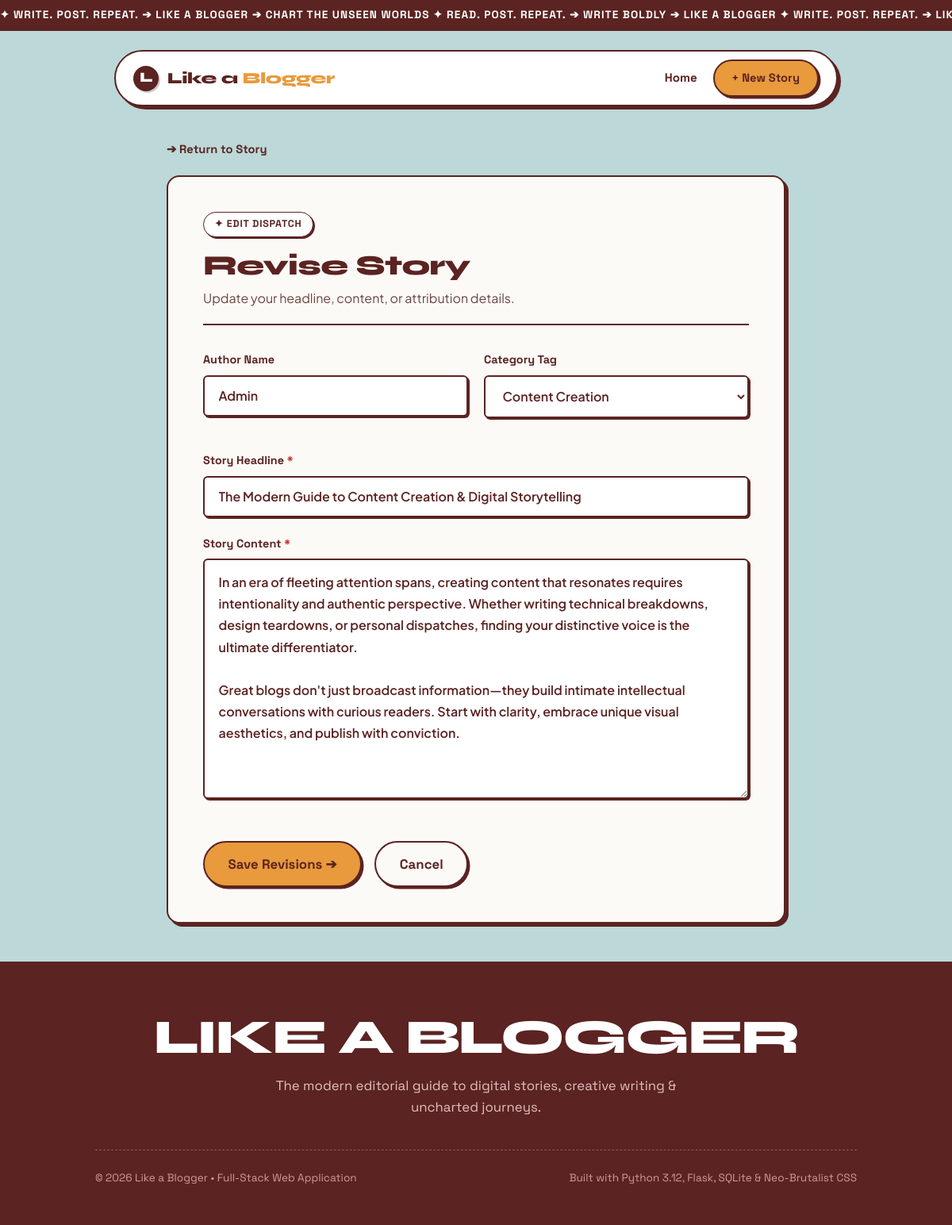
The app's page /post/61/edit with its own data.
### tables this page shows
CREATE TABLE posts (
                id INTEGER PRIMARY KEY AUTOINCREMENT,
                title TEXT NOT NULL,
                content TEXT NOT NULL,
                created_at TIMESTAMP NOT NULL DEFAULT CURRENT_TIMESTAMP,
                updated_at TIMESTAMP
            , author TEXT DEFAULT 'Valley Resident', tag TEXT DEFAULT 'General', views INTEGER DEFAULT 1, likes INTEGER DEFAULT 0);

### app.py (the view, shortened to what this page needs)
@app.route('/post/<int:post_id>/edit', methods=('GET', 'POST'))
def edit(post_id):
    post = database.get_post(post_id)
    if post is None:
        abort(404)
    return render_template('edit.html', post=post)

### database.py (called while the page is built)
def get_db_connection():
    conn = sqlite3.connect(DATABASE_PATH)
    conn.row_factory = sqlite3.Row
    return conn

def get_post(post_id, increment_views=False):
    conn = get_db_connection()
    if increment_views:
        conn.execute('UPDATE posts SET views = views + 1 WHERE id = ?', (post_id,))
        conn.commit()
    post = conn.execute(
        'SELECT * FROM posts WHERE id = ?', (post_id,)
    ).fetchone()
    conn.close()
    return post

### templates/edit.html (shortened to what this page needs)
{% extends 'base.html' %}
{% block content %}
<div class="form-page-wrapper">
    <div class="breadcrumb-bar">
        <a href="{{ url_for('post_detail', post_id=post['id']) }}" class="back-link">➔ Return to Story</a>
    </div>
    <div class="zine-form-card">
        <div class="form-title-group">
            <span class="eyebrow-pill">✦ EDIT DISPATCH</span>
            <h1 class="form-main-heading">Revise Story</h1>
            <p class="form-desc">Update your headline, content, or attribution details.</p>
        </div>
        <form method="POST" action="{{ url_for('edit', post_id=post['id']) }}" class="zine-form">
            <div class="form-row-dual">
                <div class="form-field-group">
                    <label for="author" class="field-label">Author Name</label>
                    <input
                        type="text"
                        id="author"
                        name="author"
                        class="zine-input"
                        value="{{ request.form['author'] if request.form['author'] else post['author'] }}"
                    >
                </div>
                <div class="form-field-group">
                    <label for="tag" class="field-label">Category Tag</label>
                    <select id="tag" name="tag" class="zine-input zine-select">
                        {% set current_tag = request.form['tag'] if request.form['tag'] else post['tag'] %}
                        <option value="Content Creation" {% if current_tag == 'Content Creation' %}selected{% endif %}>Content Creation</option>
                    </select>
                </div>
            </div>
            <div class="form-field-group">
                <label for="title" class="field-label">Story Headline <span class="required-star">*</span></label>
                <input
                    type="text"
                    id="title"
                    name="title"
                    class="zine-input"
                    value="{{ request.form['title'] if request.form['title'] else post['title'] }}"
                    required
                    autofocus
                >
            </div>
            <div class="form-field-group">
                <label for="content" class="field-label">Story Content <span class="required-star">*</span></label>
                <textarea
                    id="content"
                    name="content"
                    class="zine-textarea"
                    rows="10"
                    required
                >{{ request.form['content'] if request.form['content'] else post['content'] }}</textarea>
            </div>
            <div class="form-actions-bar">
                <button type="submit" class="btn btn-mustard btn-lg">Save Revisions ➔</button>
                <a href="{{ url_for('post_detail', post_id=post['id']) }}" class="btn btn-subtle btn-lg">Cancel</a>
            </div>
        </form>
    </div>
</div>
{% endblock %}

### static/style.css (style rules this page uses)
:root { --bg-page: #bcd8d8; --bg-card: #fcfaf7; --oxblood: #5b2321; --oxblood-hover: #451a19; --mustard: #e89a3c; --mustard-hover: #d48729; --mustard-light: #fbeedb; --olive-accent: #3d5a45; --border-thick: 2.5px solid var(--oxblood); --border-thin: 1.5px solid var(--oxblood); --shadow-3d: 4px 4px 0px var(--oxblood); --shadow-3d-lg: 6px 6px 0px var(--oxblood); --shadow-3d-sm: 2.5px 2.5px 0px var(--oxblood); --font-display: 'Syne', -apple-system, BlinkMacSystemFont, sans-serif; --font-meta: 'Space Grotesk', -apple-system, BlinkMacSystemFont, sans-serif; --font-body: 'Plus Jakarta Sans', -apple-system, BlinkMacSystemFont, sans-serif; --radius-pill: 9999px; --radius-card: 16px; --radius-sm: 6px; }
* { box-sizing: border-box; margin: 0; padding: 0; }
body { background-color: var(--bg-page); color: var(--oxblood); font-family: var(--font-body); line-height: 1.6; min-height: 100vh; display: flex; flex-direction: column; overflow-x: hidden; }
.btn { display: inline-flex; align-items: center; justify-content: center; padding: 0.6rem 1.35rem; font-family: var(--font-meta); font-size: 0.92rem; font-weight: 700; border-radius: var(--radius-pill); text-decoration: none; cursor: pointer; border: var(--border-thick); box-shadow: var(--shadow-3d-sm); transition: all 0.15s ease; }
.btn-mustard { background-color: var(--mustard); color: var(--oxblood); }
.btn-subtle { background-color: var(--bg-card); color: var(--oxblood); }
.btn-lg { padding: 0.85rem 1.85rem; font-size: 1.05rem; }
.eyebrow-pill { display: inline-block; background: #ffffff; border: var(--border-thin); color: var(--oxblood); font-family: var(--font-meta); font-size: 0.78rem; font-weight: 700; padding: 0.3rem 0.85rem; border-radius: var(--radius-pill); letter-spacing: 0.06em; box-shadow: 2px 2px 0px var(--oxblood); }
.breadcrumb-bar { margin-bottom: 1.25rem; }
.back-link { font-family: var(--font-meta); font-weight: 700; color: var(--oxblood); text-decoration: none; font-size: 0.92rem; }
.form-page-wrapper { max-width: 780px; margin: 0 auto; }
.zine-form-card { background-color: var(--bg-card); border: var(--border-thick); border-radius: var(--radius-card); padding: 2.75rem; box-shadow: var(--shadow-3d); }
.form-title-group { margin-bottom: 2rem; border-bottom: var(--border-thick); padding-bottom: 1.25rem; }
.form-main-heading { font-family: var(--font-display); font-size: 2.2rem; font-weight: 800; margin-top: 0.5rem; letter-spacing: -0.02em; }
.form-desc { color: #6a4443; font-size: 1rem; }
.zine-form { display: flex; flex-direction: column; }
.form-row-dual { display: grid; grid-template-columns: 1fr 1fr; gap: 1.25rem; margin-bottom: 1.25rem; }
.form-field-group { margin-bottom: 1.4rem; }
.field-label { display: block; font-family: var(--font-meta); font-size: 0.9rem; font-weight: 700; margin-bottom: 0.45rem; }
.required-star { color: #c5221f; }
.zine-input, .zine-textarea, .zine-select { width: 100%; padding: 0.85rem 1.1rem; font-size: 1rem; font-family: inherit; font-weight: 600; color: var(--oxblood); background-color: #ffffff; border: var(--border-thick); border-radius: var(--radius-sm); box-shadow: 2px 2px 0px var(--oxblood); transition: all 0.15s; }
.zine-textarea { resize: vertical; min-height: 220px; line-height: 1.7; }
.form-actions-bar { display: flex; gap: 1rem; margin-top: 1.5rem; }

### records on screen
posts: author "Admin", tag "Content Creation", title "The Modern Guide to Content Creation & Digital Storytelling", content "In an era of fleeting attention spans, creating content that resonates requires intentionality and authentic perspective. Whether writing technical breakdowns, design teardowns, or personal dispatches, finding your distinctive voice is the ultimate differentiator. Great blogs don't just broadcast information—they build intimate intellectual conversations with curious readers. Start with clarity, embrace unique visual aesthetics, and publish with conviction."
